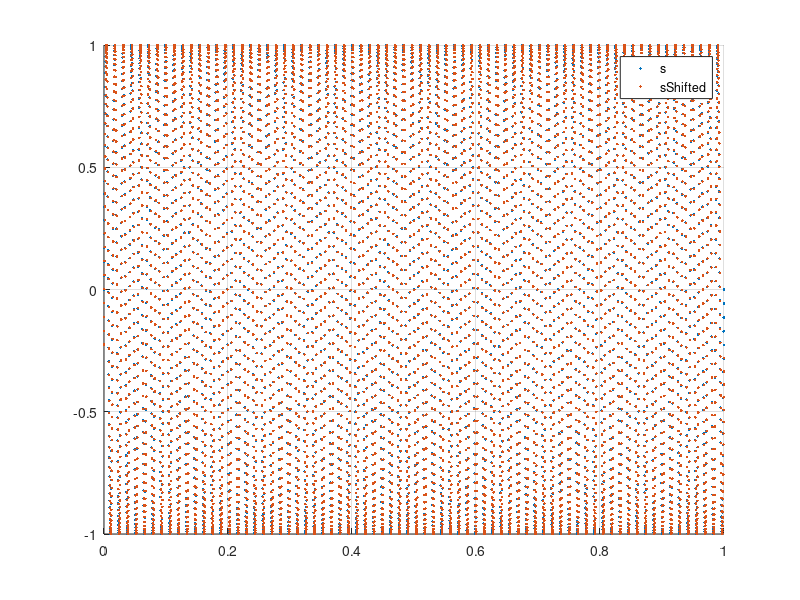

Source code (MATLAB):
close all; clear all;
Fs = 8e3; 
t = [0:1/Fs:1]';
f = 73;
s = sin(2*pi*f*t);

S = fft(s);
freq = [0:(1/(length(s)-1)):1]';

tShift = 5; % Shift in samples
SShifted = S.*exp(-j*2*pi*tShift*freq);
sShifted = ifft(SShifted);

figure; scatter(t,s,'.'); hold on; scatter(t,sShifted,'.'); legend('s','sShifted'); grid on;
  

% Ok what about upsampling then downsampling. Too simplistic? 
% This is a delay from my freqBF.m script -> 0.023597307572534, which with
% Fs = 8e3 means a delay of 377.55692116 samples.


